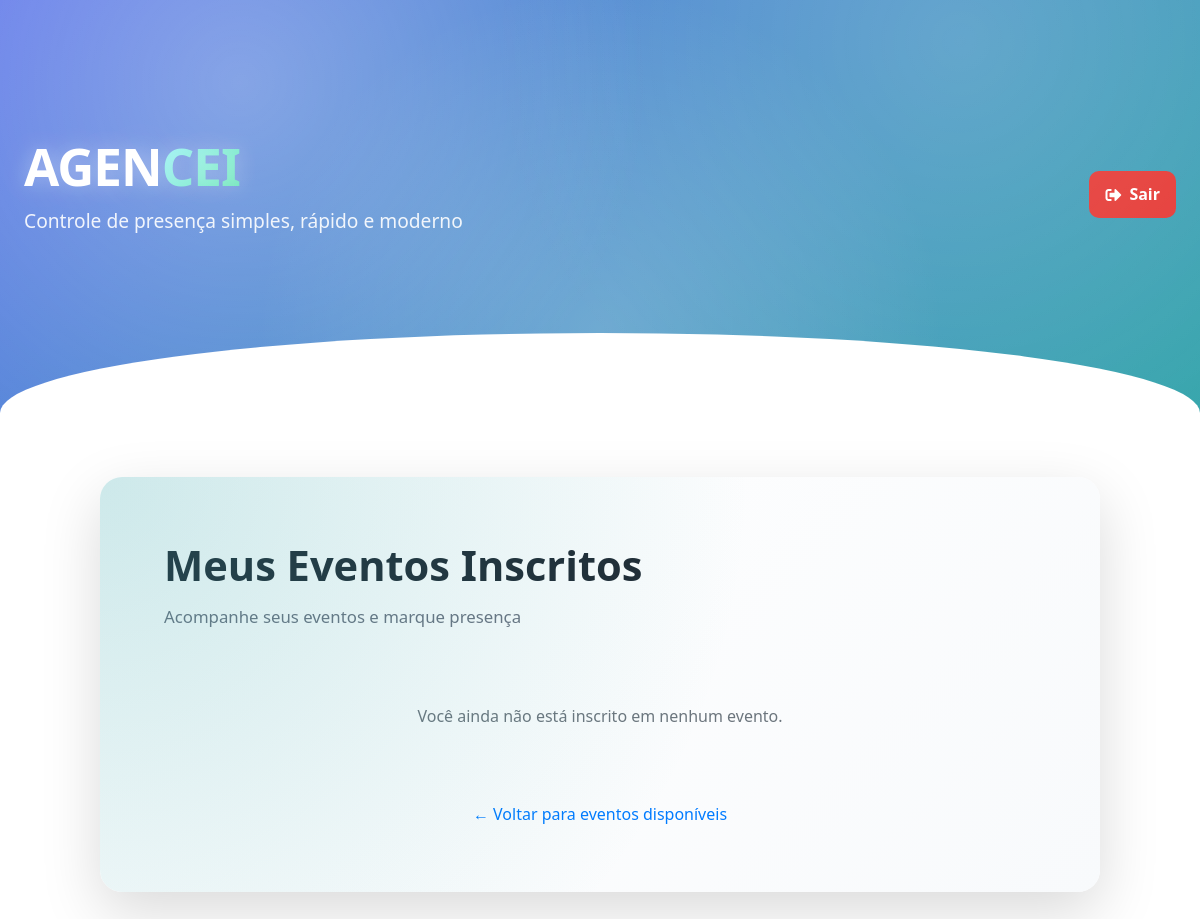
Page /aluno/eventos (signed in) on the earlier database version.
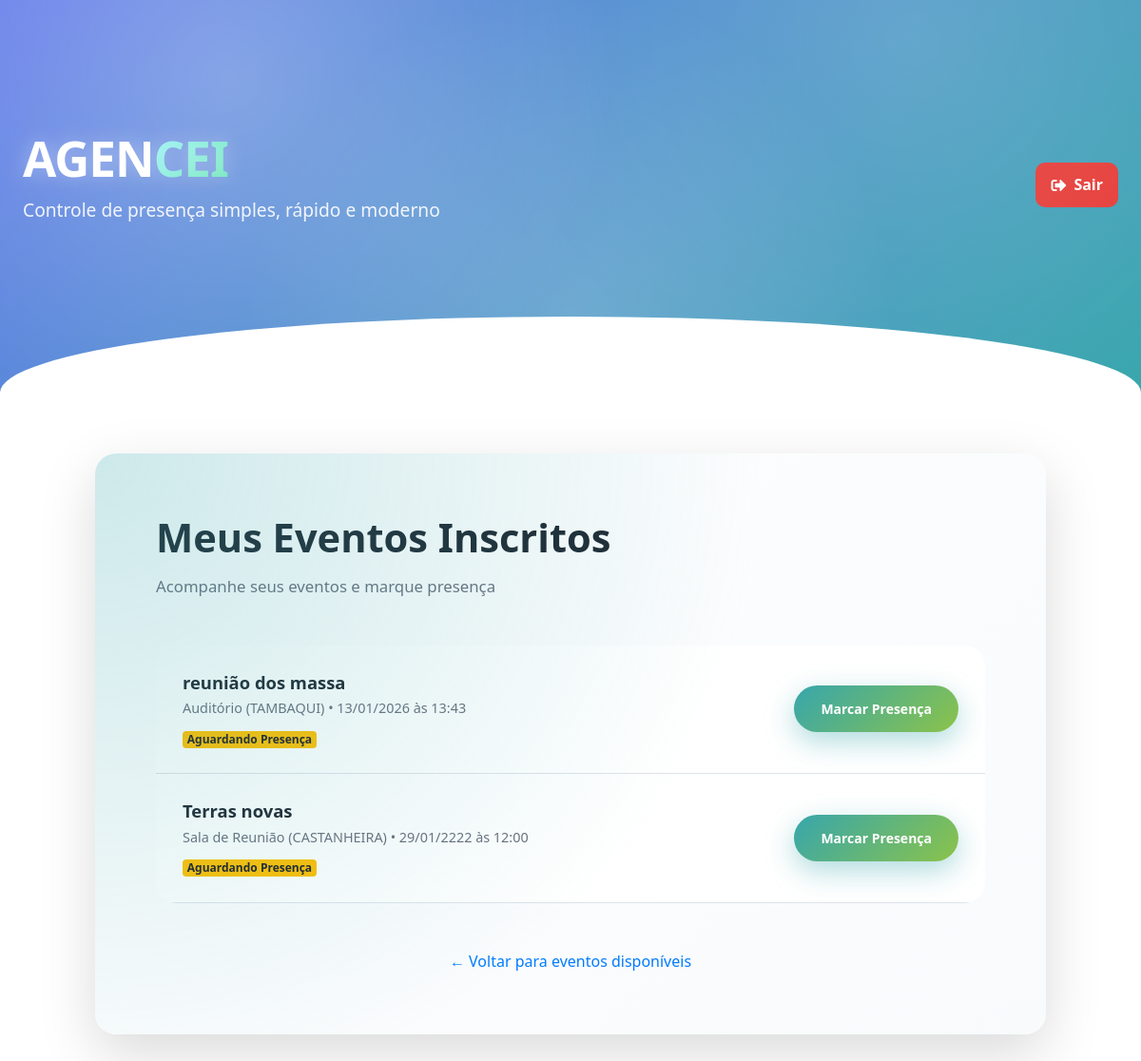
Same page on the later database version.
### app.py (models this page shows)
class Evento(db.Model):
    id = db.Column(db.Integer, primary_key=True)
    nome_evento = db.Column(db.String(150), nullable=False)
    data_hora = db.Column(db.DateTime, nullable=False)
    duracao_horas = db.Column(db.Float, nullable=False)
    num_pessoas = db.Column(db.Integer, nullable=False, default=0)
    qr_code_link = db.Column(db.String(250), nullable=True)  # Valor interno para QR Code e validação
    sala_id = db.Column(db.Integer, db.ForeignKey('sala.id'), nullable=False)
    organizador_id = db.Column(db.Integer, db.ForeignKey('usuario.id'), nullable=False)
    inscricoes = db.relationship('Inscricao', backref='evento', lazy=True, cascade="all, delete-orphan")

class Sala(db.Model):
    id = db.Column(db.Integer, primary_key=True)
    nome = db.Column(db.String(100), nullable=False)
    capacidade = db.Column(db.Integer, nullable=False)
    eventos = db.relationship('Evento', backref='sala', lazy=True)

### app.py (the view)
@app.route('/aluno/eventos')
def aluno_eventos_disponiveis():
    if session.get('user_tipo') != 'aluno':
        return redirect(url_for('login'))
    eventos = Evento.query.filter(Evento.data_hora >= datetime.now()).order_by(Evento.data_hora.asc()).all()
    eventos_data = []
    for evento in eventos:
        sala = Sala.query.get(evento.sala_id)
        inscrito = Inscricao.query.filter_by(aluno_id=session.get('user_id'), evento_id=evento.id).first()
        eventos_data.append({
            'id': evento.id,
            'nome': evento.nome_evento,
            'local': sala.nome if sala else '—',
            'capacidade': sala.capacidade if sala else 0,
            'num_pessoas': evento.num_pessoas,
            'data_hora': evento.data_hora.strftime('%d/%m/%Y às %H:%M'),
            'inscrito': 'Sim' if inscrito else 'Não'
        })
    return render_template('aluno_eventos_disponiveis.html', eventos=eventos_data)

### templates/aluno_eventos_disponiveis.html (shortened to what this page needs)
{% extends "base.html" %}
{% block content %}
<section class="section">
    <div class="section-surface spotlight" style="max-width: 1000px; margin: 0 auto;">
        <div class="section-header">
            <h2 class="section-title">Meus Eventos Inscritos</h2>
            <p class="section-subtitle">
                Acompanhe seus eventos e marque presença
            </p>
        </div>
        <div class="data-list">
            {% for evento in eventos %}
                {% set presente = evento.status_presenca == 'Presente' %}
                <div class="data-row">
                    <div>
                        <div class="data-title">
                            {{ evento.nome }}
                        </div>
                        <div class="data-meta">
                            {{ evento.local }} • {{ evento.data_hora }}
                        </div>
                        <div style="margin-top: 6px;">
                            {% if presente %}
                                <span class="badge badge-success">
                                    Presença Confirmada
                                </span>
                            {% else %}
                                <span class="badge badge-warning">
                                    Aguardando Presença
                                </span>
                            {% endif %}
                        </div>
                    </div>
                    <div>
                        {% if not presente %}
                            <a href="{{ url_for('escanear_qr_code') }}"
                               class="btn btn-primary btn-sm">
                                Marcar Presença
                            </a>
                        {% else %}
                            <button class="btn btn-secondary btn-sm" disabled>
                                Confirmado ✓
                            </button>
                        {% endif %}
                    </div>
                </div>
            {% endfor %}
            {% if eventos|length == 0 %}
                <div class="text-center text-muted py-4">
                    Você ainda não está inscrito em nenhum evento.
                </div>
            {% endif %}
        </div>
        <div class="text-center mt-5">
            <a href="{{ url_for('aluno_eventos_disponiveis') }}" class="secondary-link">
                ← Voltar para eventos disponíveis
            </a>
        </div>
    </div>
</section>
{% endblock %}

### templates/base.html (shortened to what this page needs)
<!doctype html>
<html lang="pt-br">
<head>
    <link rel="stylesheet"
          href="https://stackpath.bootstrapcdn.com/bootstrap/4.5.2/css/bootstrap.min.css">
    <link rel="stylesheet"
          href="https://cdnjs.cloudflare.com/ajax/libs/font-awesome/5.15.4/css/all.min.css">
    <link rel="stylesheet"
          href="{{ url_for('static', filename='style.css') }}">
</head>
<body>
<header class="site-header">
    <div class="page">
        <div class="d-flex justify-content-between align-items-center flex-wrap gap-4">
            <div> <a href=""></a>
                <h1 class="logo">AGEN<span>CEI</span></h1>
                <p class="site-description">
                    Controle de presença simples, rápido e moderno
                </p>
            </div>
        {% if session.get('logged_in') %}
<a href="{{ url_for('logout') }}" class="btn-logout">
    <i class="fas fa-sign-out-alt"></i>
    Sair
</a>
{% endif %}
        </div>
    </div>
</header>
<main class="page">
    {% block content %}{% endblock %}
</main>
</body>
</html>

### static/style.css (style rules this page uses)
:root { --primary: #37a6ac; --primary-dark: #1f6f74; --secondary: #8bc34a; --accent: #667eea; --accent-dark: #4c51bf; --bg-main: linear-gradient(135deg, #ffffff 0%, #ffffff 100%); --bg-section: linear-gradient(135deg, #ffffff 0%, #f1f4f9 100%); --text: #1f2933; --muted: #6b7280; --border: #dde3ec; --white: #ffffff; --radius-sm: 8px; --radius-md: 14px; --radius-lg: 22px; --shadow-soft: 0 10px 40px rgba(0,0,0,.08); --shadow-strong: 0 20px 60px rgba(0,0,0,.15); --transition: .35s cubic-bezier(.4,0,.2,1); }
* { margin: 0; padding: 0; box-sizing: border-box; }
body { font-family: 'Segoe UI', Roboto, Arial, sans-serif; background: var(--bg-main); color: var(--text); line-height: 1.65; }
.page { max-width: 1200px; margin: 0 auto; padding: 64px 24px; }
.site-header { background: linear-gradient(135deg, var(--accent), var(--primary)); color: white; padding: 72px 0 96px; position: relative; overflow: hidden; }
.site-header::after { content: ''; position: absolute; bottom: -80px; left: 0; width: 100%; height: 160px; background: white; border-radius: 50% 50% 0 0; }
.logo { font-size: 3.2rem; font-weight: 900; letter-spacing: -1px; }
.logo span { color: #eafffa; }
.site-description { font-size: 1.2rem; opacity: .9; max-width: 520px; }
.section { margin-bottom: 120px; position: relative; }
.section-header { margin-bottom: 48px; }
.section-title { font-size: 2.6rem; font-weight: 800; margin-bottom: 12px; }
.section-subtitle { font-size: 1.05rem; color: var(--muted); max-width: 680px; }
.btn { padding: 14px 28px; border-radius: 999px; font-weight: 700; border: none; cursor: pointer; transition: var(--transition); text-decoration: none; display: inline-flex; align-items: center; gap: 10px; }
.btn-primary { background: linear-gradient(135deg, var(--primary), var(--secondary)); color: white; box-shadow: 0 10px 30px rgba(55,166,172,.4); }
.data-list { border-radius: var(--radius-lg); overflow: hidden; }
.data-row { display: grid; grid-template-columns: 1fr auto; align-items: center; padding: 24px 28px; background: white; border-bottom: 1px solid var(--border); transition: var(--transition); }
.data-title { font-size: 1.15rem; font-weight: 700; }
.data-meta { font-size: .9rem; color: var(--muted); }
body { background-size: 400% 400%; animation: gradientFlow 18s ease infinite; }
.site-header::before { content: ''; position: absolute; inset: 0; background: radial-gradient(circle at 20% 20%, rgba(255,255,255,.25), transparent 40%), radial-gradient(circle at 80% 10%, rgba(255,255,255,.15), transparent 45%), radial-gradient(circle at 50% 80%, rgba(255,255,255,.2), transparent 50%); animation: floatGlow 12s ease-in-out infinite alternate; }
.logo { position: relative; text-shadow: 0 0 20px rgba(255,255,255,.35), 0 0 60px rgba(255,255,255,.15); }
.logo span { background: linear-gradient(135deg, #a5f3fc, #6ee7b7); -webkit-background-clip: text; -webkit-text-fill-color: transparent; }
.btn-primary { position: relative; overflow: hidden; }
.btn-primary::after { content: ''; position: absolute; inset: 0; background: linear-gradient( 120deg, transparent 20%, rgba(255,255,255,.4), transparent 80% ); transform: translateX(-120%); }
.data-row { cursor: pointer; }
.spotlight { position: relative; overflow: hidden; }
.spotlight::after { content: ''; position: absolute; inset: 0; background: radial-gradient( circle at top left, rgba(55,166,172,.25), transparent 60% ); pointer-events: none; }
.section, .data-row, .card-focus { animation: rise .8s ease both; }
.section-surface { background: linear-gradient(135deg, #ffffff, #f8fafc); border-radius: var(--radius-lg); padding: 64px; box-shadow: var(--shadow-strong); }
main { position: relative; margin-top: -80px; }
.section { position: relative; z-index: 2; }
.btn-logout { background: #e53935; color: #fff; padding: 10px 16px; border-radius: 10px; font-weight: 600; text-decoration: none; display: inline-flex; align-items: center; gap: 8px; transition: background 0.2s ease, transform 0.1s ease; }
.site-header::after, .site-header::before { pointer-events: none; }

Differences in the rows shown:
added Evento: nome "reunião dos massa"
now on this page (row unchanged): Sala: local "Auditório (TAMBAQUI)"
added Evento: nome "Terras novas"
now on this page (row unchanged): Sala: local "Sala de Reunião (CASTANHEIRA)"
Other differences:
new list line: "• 13/01/2026 às 13:43 Aguardando Presença Marcar Presença"
new list line: "• 29/01/2222 às 12:00 Aguardando Presença Marcar Presença"
text no longer shown: "Você ainda não está inscrito em nenhum evento."
